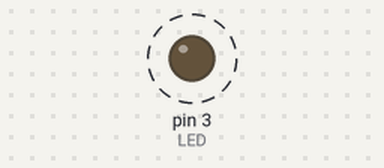
Simulated run of this sketch. Board: Arduino Uno, built with avr-gcc and run on an emulated ATmega328P. Shown: output pins drawn as LEDs (lit = HIGH). Dashed ring = blinking.

Above: at 0.05 s.
Timing chart, 0 to 5.6 s (numbered marks = the images above):
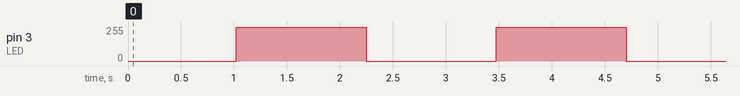

The sketch:

LDE_Light_Intensity_Control.ino
```cpp
// In this program, the intensity of the LED light is controlled so that the LED turns on and off slowly.

#define LED 3

void setup() {
}

void loop() {
  // smooth and slowly turn on
  for(int i=0; i<256; i++) { // make counter in range 0 to 255
    analogWrite(LED, i); // set PWM to pin
    delay(4);
  }

  delay(200);

  // smooth and slowly turn off
  for(int i=255; i>=0; i--) { // make counter in range 0 to 255
    analogWrite(LED, i); // set PWM to pin
    delay(4);
  }

  delay(200);
}
```

Measured:
- by itself, pin 3 (LED): alternates 255/255 for 1.2 s and 0/255 for 1.2 s
